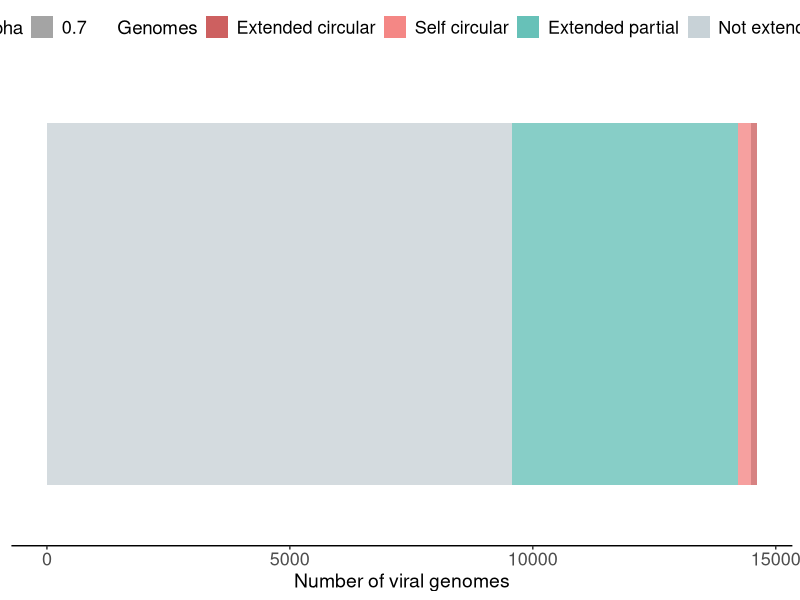
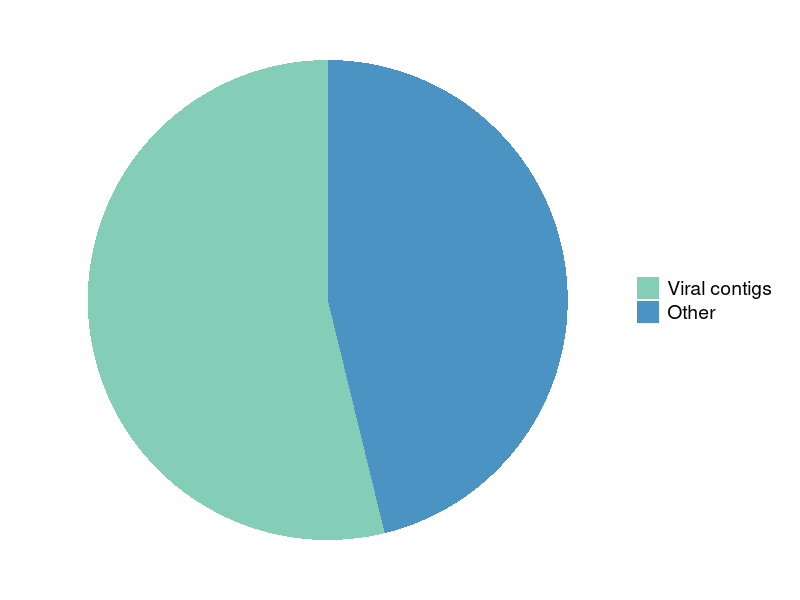
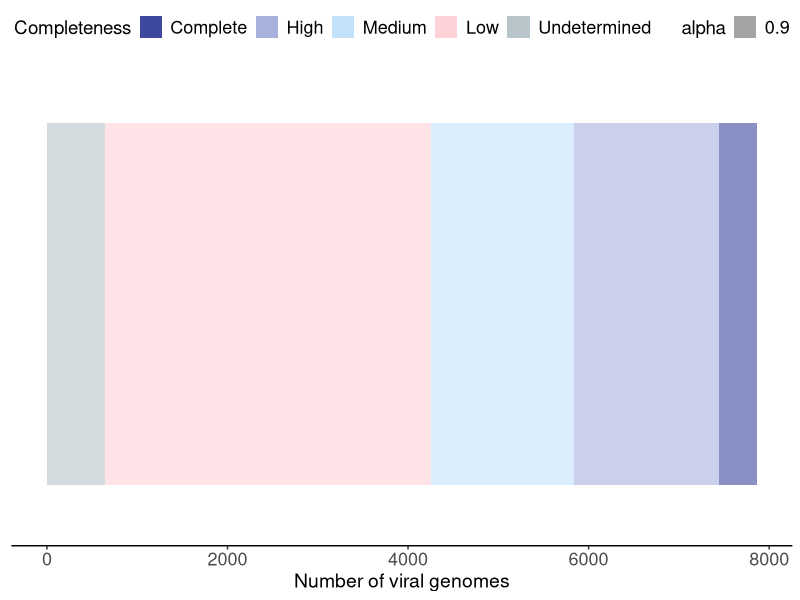
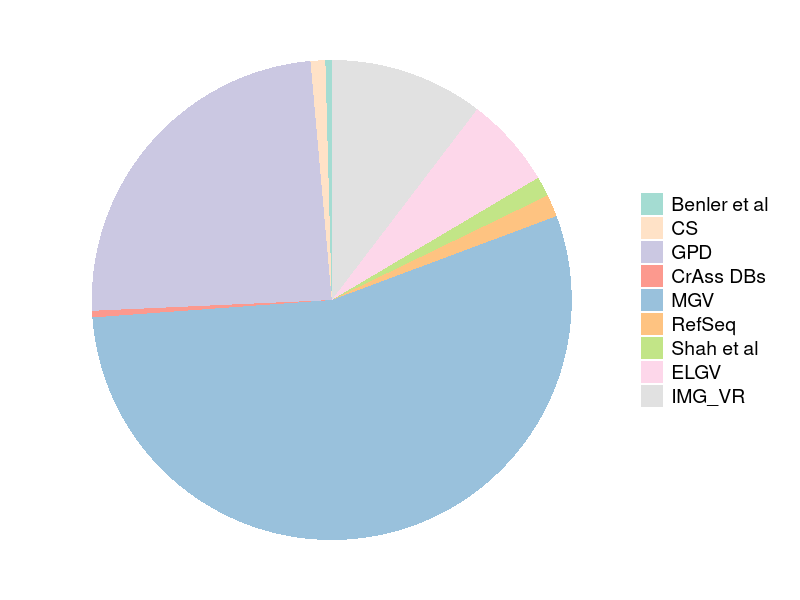

Write the R code that produced these figures, in order.
################################################################################
##### CS Baby Biome: Pipeline intermediate results
### Author(s): Asier Fernández-Pato
### Last updated: 19th July, 2024
################################################################################

# Set working directory 
setwd("~/Desktop/PhD/Projects/CS Baby Biome/Final_analysis/")

#****************
# Load libraries
#****************
library(dplyr)
library(ggplot2)

#*******************
# STEP1: Viral identification
#*******************
# 15,165 viral contigs identified
# 8,998 contigs predicted by VS2  
# 3,119 contigs predicted by DVF
# 6,570 contigs predicted by geNomad
# 6,521 contigs predicted by VIBRANT
# 8,693 contigs predicted by CT3

#*******************
# STEP2: Re-assembly of viral contigs
#*******************
# 15,165 initial viral contigs
# 111 predicted viral contigs were extended into circular genomes 
# 4,641 viral contigs were partially extended. 
# 9,860 viral contigs were NOT extended in total
## 5,370 failed due to COBRA rules
## 4,206 failed due to orphan end
## 284 failed because they were already circular

#Create dataframe with COBRA results
df_COBRA <- data.frame(
  Genomes = c("Extended circular", "Self circular", "Extended partial", "Not extended"),
  value = c(111, 284, 4641, 9576)
)
df_COBRA$Genomes <- factor_var <- factor(df_COBRA$Genomes, 
                                         levels = c("Extended circular", 
                                                    "Self circular",
                                                    "Extended partial", 
                                                    "Not extended"))

# Create a stacked barplot 
pdf('0_PIPELINE_RESULTS/Plots/COBRA_results_barplot.pdf', width = 4, height = 2)
ggplot(df_COBRA, aes(x = "", y = value, fill = Genomes)) + 
  geom_col(aes(alpha = 0.7)) +  # Set the alpha to 0.6 for the bars
  coord_flip() +
  labs(y="Number of viral genomes") +
  scale_fill_manual(values = alpha(c("#B71C1C", "#EF5350", "#26A69A", "#B0BEC5"), alpha = 0.7)) +  
  theme_classic() + 
  theme(
    axis.text = element_text(size = 13),
    axis.title = element_text(size = 14),
    legend.title = element_text(size = 13.5),
    legend.text = element_text(size = 13),
    axis.title.y = element_blank(),
    axis.ticks.y = element_blank(),
    axis.text.y = element_blank(),
    axis.line.y = element_blank(),
    legend.position = "top"
  )
dev.off()

#*******************
# STEP3: geNomad filtering
#*******************
# 14,612 sequences generated after COBRA as input
# 7,863 sequences identified as viral by geNomad

#Create dataframe with geNomad results
df_geNomad <- data.frame(
  Origin = c("Viral contigs", "Other"),
  value = c(7863, 6749)
)

df_geNomad$Origin <- factor(df_geNomad$Origin, 
                                         levels = c("Viral contigs",
                                                    "Other"))

# Estimate the proportions
df_geNomad <- df_geNomad %>% 
  arrange(desc(Origin)) %>%
  mutate(prop = value / sum(df_geNomad$value) *100) 

# Generate a piechart
colors <- c("#66C2A5", "#1F78B4")

pdf('0_PIPELINE_RESULTS/Plots/geNomad_filtering.pdf', width = 5, height = 2.5)
ggplot(df_geNomad, aes(x = "", y = prop, fill = Origin)) +
  geom_bar(stat = "identity", width = 1, color = NA) +
  scale_fill_manual(values = alpha(colors, alpha = 0.8)) +  # Add alpha to the colors
  coord_polar("y", start = 0) +
  theme_void() + 
  theme(legend.position = "right", 
        legend.title = element_blank(), 
        legend.text = element_text(size = 14))
dev.off()

#*******************
# STEP4: Quality check
#*******************
# 7,863 viral contigs after geNomad filtering
# 3,614 viral sequences have > 50% completeness
# Complete genomes: 417 
# >90-99%: 1,611 
# >50-90%: 1,586 
# <50% is: 3,608 
# Undetermined:642 

#Create DF with CheckV results 
df_CheckV <- data.frame(
  Completeness = c("Undetermined","Low","Medium", "High", "Complete"),
  value = c(642, 3608, 1586, 1611, 417)
)
df_CheckV$Completeness <- factor(df_CheckV$Completeness, levels=c("Complete", "High", "Medium", "Low", "Undetermined"))

# Create a stacked barplot 
pdf('0_PIPELINE_RESULTS/Plots/CheckV_results_barplot.pdf', width = 4, height = 2)
ggplot(df_CheckV, aes(x = "", y = value, fill = Completeness)) + 
  geom_col(aes(alpha = 0.9)) +  
  coord_flip() +
  labs(y="Number of viral genomes") +
  scale_fill_manual(values = alpha(c("#283593", "#9FA8DA", "#BBDEFB","#FFCDD2","#B0BEC5"), alpha = 0.9)) +  
  theme_classic() + 
  theme(
    axis.text = element_text(size = 13),
    axis.title = element_text(size = 14),
    legend.title = element_text(size = 13.5),
    legend.text = element_text(size = 13),
    axis.title.y = element_blank(),
    axis.ticks.y = element_blank(),
    axis.text.y = element_blank(),
    axis.line.y = element_blank(),
    legend.position = "top"
  )
dev.off()

#*******************
# STEP6: Dereplication
#*******************
# 3,446 viral contigs after CheckV step
# Public sequences: 189680 (MGV) + 84537 (GPD) + 637 (Gulyaeva) + 249 (Guerin) + 
# 648 (Yutin) + 5199 (Viral RefSeq) + Benler (1480) + Shah (4,627) + ELGV (21,295) + IMGVR (36,064) = 342,500
# Total= 345,946
# After dereplication: 100,250 vOTUs
# Representative sequences as follows:
#- 859 from CS Baby Biome
#- 31,905 from GPD DB
#- 35,470 from MGV DB
#- 3,398 from Viral Refseq
#- 1,572 from Shah et al
#- 496 from Benler et al
#- 11,380 from IMGVR et al
#- 15,034 from ELGV et al
#- 136 from crAss DBs (86,28,22)

#Create DF with input sequences for dereplication
df_STEP6_v0TUs <- data.frame(
  Database = c("CS","GPD","MGV", "RefSeq","Shah et al", "Benler et al",
               "CrAss DBs", "ELGV", "IMG_VR"),
  value = c(3446, 84537, 189680, 5199, 4627, 1480, 1534, 21295, 36064)
)

df_STEP6_v0TUs$Database <- factor(df_STEP6_v0TUs$Database, levels =c("Benler et al", "CS", "GPD",
                                                                     "CrAss DBs", "MGV", "RefSeq",
                                                                     "Shah et al", "ELGV", 
                                                                     "IMG_VR"))
# Estimate the proportions
df_STEP6_v0TUs <- df_STEP6_v0TUs %>% 
  arrange(desc(Database)) %>%
  mutate(prop = value / sum(df_STEP6_v0TUs$value) *100) 

# Generate a piechart
colors <- c("#8DD3C7", "#FFDAB9", "#BEBADA", "#FB8072", "#80B1D3",
            "#FDB462", "#B3DE69", "#FCCDE5", "#D9D9D9", "#BC80BD", "#CCEBC5", "#FFED6F")

pdf('0_PIPELINE_RESULTS/Plots/Dereplication_piechart.pdf', width = 5, height = 2.5)
ggplot(df_STEP6_v0TUs, aes(x = "", y = prop, fill = Database)) +
  geom_bar(stat = "identity", width = 1, color = NA) +
  scale_fill_manual(values = alpha(colors, alpha = 0.8)) +  # Add alpha to the colors
  coord_polar("y", start = 0) +
  theme_void() + 
  theme(legend.position = "right", 
        legend.title = element_blank(), 
        legend.text = element_text(size = 14))
dev.off()

